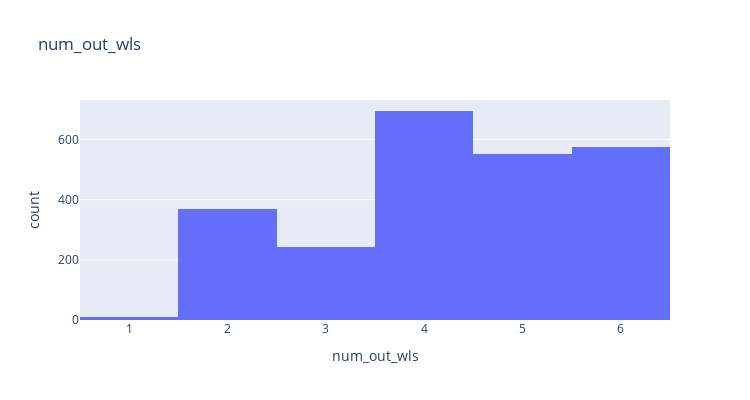

Notebook source saved alongside this figure:
### Code cell
# Check outer walls number distribution.
fig_tmp = px.histogram(df_raw_hh, x= "num_out_wls", title= "num_out_wls")
fig_tmp.update_layout(width= 750, height= 400)
fig_tmp.show()

### Figure 1 — Plotly figure (JSON) as saved in the notebook; plotly's stock layout.template omitted (floating-point values rounded to 4 significant figures; data arrays with more than 128 entries replaced by an {"elided": "..."} marker saying what was removed)
{"data": [{"alignmentgroup": "True", "bingroup": "x", "hovertemplate": "num_out_wls=%{x}<br>count=%{y}<extra></extra>", "legendgroup": "", "marker": {"color": "#636efa", "pattern": {"shape": ""}}, "name": "", "offsetgroup": "", "orientation": "v", "showlegend": false, "type": "histogram", "x": {"elided": "2442 int values"}, "xaxis": "x", "yaxis": "y"}], "layout": {"barmode": "relative", "height": 400, "legend": {"tracegroupgap": 0}, "title": {"text": "num_out_wls"}, "width": 750, "xaxis": {"anchor": "y", "domain": [0, 1], "title": {"text": "num_out_wls"}}, "yaxis": {"anchor": "x", "domain": [0, 1], "title": {"text": "count"}}}}
